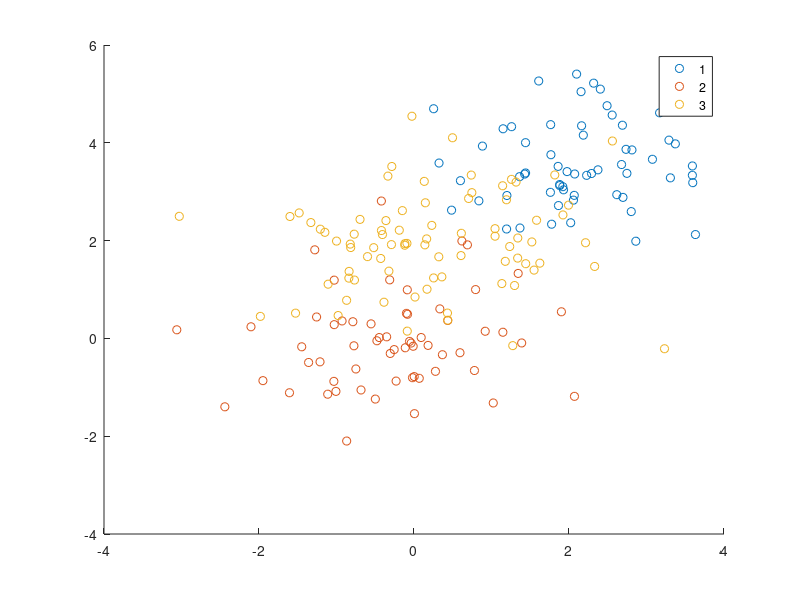

The MATLAB source for this figure: (Note: this script raises an error after producing the figure.)
% EC 414 Introduction to Machine Learning
% Spring 2022
% Homework 2
% by Stefan Lütschg
% U27846111
% Nearest Neighbor Classifier
%
% Problem 2.5 a, b, c, d


clc, clear, close all

fprintf("==== Loading data_knnSimulation.mat\n");
load("data_knnSimulation.mat")

Ntrain = size(Xtrain,1);

%% a) Plotting
% include a scatter plot
% MATLAB function: gscatter()
gscatter(Xtrain(:,1),Xtrain(:,2),ytrain);
ax = gca;
ax.FontSize = 20;
grid on;
% label axis and include title
xlabel('X_1','FontSize',14,'FontWeight','bold')
ylabel('X_2','FontSize',14,'FontWeight','bold')
title('Training Data','FontSize',14)


%% b)Plotting Probabilities on a 2D map
K = 10;
% specify grid
[Xgrid, Ygrid]=meshgrid([-3.5:0.1:6],[-3:0.1:6.5]);
Xtest = [Xgrid(:),Ygrid(:)];
[Ntest,dim]=size(Xtest);
% compute probabilities of being in class 2 for each point on grid
distances10 = zeros(Ntest,Ntrain);
for i = 1:Ntest
    for j = 1:Ntrain
        distances10(i,j) = sqrt((Xtrain(j,1) - Xtest(i,1))^2 + (Xtrain(j,2) - Xtest(i,2))^2);
    end
    
end
dist_sorted = sort(distances10,2,'ascend');
closest_10 = dist_sorted(:,1:K); % Smallest 10 distances
count_of_twos = zeros(Ntest,1);
for i = 1:Ntest
    for j = 1:Ntrain
        for k = 1 : K
            if distances10(i,j) == closest_10(i,k) && ytrain(j) == 2
                count_of_twos(i) = count_of_twos(i) + 1;
            end
        end
    end
end
probabilities_2 = count_of_twos / K;
% Figure for class 2
figure
class2ProbonGrid = reshape(probabilities_2,size(Xgrid));
contourf(Xgrid,Ygrid,class2ProbonGrid);
colorbar;
% remember to include title and labels!
xlabel('X_1','FontSize',20,'FontWeight','bold')
ylabel('X_2','FontSize',20,'FontWeight','bold')
title('$\hat{p}(y = 2 | \textbf{x})$','FontSize',20,'interpreter','latex')
ax = gca;
ax.FontSize = 20;


% repeat steps above for class 3 below
count_of_threes = zeros(Ntest,1);
for i = 1:Ntest
    for j = 1:Ntrain
        for k = 1 : K
            if distances10(i,j) == closest_10(i,k) && ytrain(j) == 3
                count_of_threes(i) = count_of_threes(i) + 1;
            end
        end
    end
end
probabilities3 = count_of_threes / K;
figure;
class3ProbonGrid = reshape(probabilities3,size(Xgrid));
contourf(Xgrid,Ygrid,class3ProbonGrid);
colorbar;
xlabel('X_1','FontSize',20,'FontWeight','bold')
ylabel('X_2','FontSize',20,'FontWeight','bold')
title('$\hat{p}(y = 3 | \textbf{x})$','FontSize',20,'interpreter','latex')
ax = gca;
ax.FontSize = 20;
%% c) Class label predictions
K = 1 ; % K = 1 case

% compute predictions 
min_distances = zeros(Ntest,K);
idx = zeros(Ntest,1);
ypred = zeros(Ntest,1);
for i = 1:Ntest
    [min_distancesI, idxI] = min(distances10(i,:));
    min_distances(i) = min_distancesI;
    idx(i) = idxI;
    ypred(i) = ytrain(idx(i));
end


figure
gscatter(Xgrid(:),Ygrid(:),ypred,'rgb')
xlim([-3.5,6]);
ylim([-3,6.5]);
% remember to include title and labels!
xlabel('X_1','FontSize',20,'FontWeight','bold')
ylabel('X_2','FontSize',20,'FontWeight','bold')
title('$h_{1NN}(\textbf{x})$','FontSize',20,'interpreter','latex')
ax = gca;
ax.FontSize = 20;

% repeat steps above for the K=5 case. Include code for this below.
K = 5;
min_distances_5 = dist_sorted(:,1:K);
ypred_5 = zeros(Ntest,K);
for i = 1:Ntest
    for j = 1:Ntrain
        for k = 1 : K
            if distances10(i,j) == min_distances_5(i,k) 
                ypred_5(i,k) = ytrain(j);
            end
        end
    end
end
ypred = mode(ypred_5,2);
figure
gscatter(Xgrid(:),Ygrid(:),ypred,'rgb')
xlim([-3.5,6]);
ylim([-3,6.5]);
% remember to include title and labels!
xlabel('X_1','FontSize',20,'FontWeight','bold')
ylabel('X_2','FontSize',20,'FontWeight','bold')
title('$h_{5NN}(\textbf{x})$','FontSize',20,'interpreter','latex')
ax = gca;
ax.FontSize = 20;
%% d) LOOCV CCR computations
min_distances_k = zeros(Ntest,1);

for k = 1:2:11
    % determine leave-one-out predictions for k
    clear min_distances_k ypred;
    min_distances_k = zeros(Ntest,k);
    min_distances_k = dist_sorted(:,1:k);
    ypred = zeros(Ntest,k);
    for i = 1:Ntest
        for j = 1:Ntrain
            for z = 1 : k
                if distances10(i,j) == min_distances_k(i,z) 
                   ypred(i,z) = ytrain(j);
                end
            end
        end
    end 
    ypred = mode(ypred,2);

    % compute confusion matrix
    conf_mat = confusionmat(Ygrid(:), ypred);
    % from confusion matrix, compute CCR
    CCR = 0;
    for j = 1:length(conf_mat)
        CCR = CCR + conf_mat(j,j);
    end
    CCR = CCR /Ntrain;
    % below is logic for collecting CCRs into one vector
    if k == 1
        CCR_values = CCR;
    else
        CCR_values = [CCR_values, CCR];
    end
end

% plot CCR values for k = 1,3,5,7,9,11
% label x/y axes and include title
k = [1 3 5 7 9 11];
scatter(k,CCR_values,'*r');
grid on;
ax = gca;
ax.FontSize = 20;
xlabel('K','FontSize',20);
ylabel('CCR Values','FontSize',20);
title('CCR Values per K','FontSize',20);
